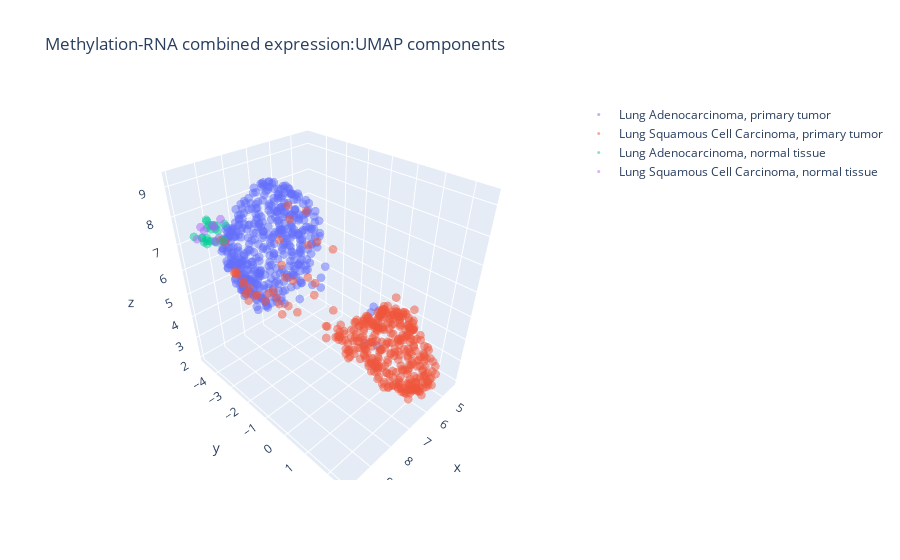

Write notebook code for a chart like this one.
### Code cell
# short exploratory
# 1. dimension reduction
# 2. plot the differential targets


red = 'UMAP'
reduceR = UMAP(n_components=3, random_state=323, n_neighbors=50) #UMAP(n_components=3)
reduceR.fit(RNA_Meth_joined.loc[:, rnameth_cols])


fig = go.Figure(layout={'title': 'Methylation-RNA combined expression:'+red+' components'})
# Configure the trace.
reduceD = reduceR.transform(RNA_Meth_joined.loc[(RNA_Meth_joined['Diagnosis']=='Lung Adenocarcinoma') & 
                                      (RNA_Meth_joined['Sample Type']=='Primary Tumor'), rnameth_cols])
fig.add_trace(go.Scatter3d(
    x=reduceD[:,0],  # <-- Put your data instead
    y=reduceD[:,1],  # <-- Put your data instead
    z=reduceD[:,2],  # <-- Put your data instead
    mode='markers',
    marker={
        'size': 3,
        'opacity': 0.5,
    },
    name='Lung Adenocarcinoma, primary tumor'
)
)

reduceD = reduceR.transform(RNA_Meth_joined.loc[(RNA_Meth_joined['Diagnosis']=='Lung Squamous Cell Carcinoma') & 
                                      (RNA_Meth_joined['Sample Type']=='Primary Tumor'), rnameth_cols])
fig.add_trace(go.Scatter3d(
    x=reduceD[:,0],  # <-- Put your data instead
    y=reduceD[:,1],  # <-- Put your data instead
    z=reduceD[:,2],  # <-- Put your data instead
    mode='markers',
    marker={
        'size': 3,
        'opacity': 0.5,
    },
    name='Lung Squamous Cell Carcinoma, primary tumor'
)
)

reduceD = reduceR.transform(RNA_Meth_joined.loc[(RNA_Meth_joined['Diagnosis']=='Lung Adenocarcinoma') & 
                                      (RNA_Meth_joined['Sample Type']=='Solid Tissue Normal'), rnameth_cols])
fig.add_trace(go.Scatter3d(
    x=reduceD[:,0],  # <-- Put your data instead
    y=reduceD[:,1],  # <-- Put your data instead
    z=reduceD[:,2],  # <-- Put your data instead
    mode='markers',
    marker={
        'size': 3,
        'opacity': 0.5,
    },
    name='Lung Adenocarcinoma, normal tissue'
)
)

reduceD = reduceR.transform(RNA_Meth_joined.loc[(RNA_Meth_joined['Diagnosis']=='Lung Squamous Cell Carcinoma') & 
                                      (RNA_Meth_joined['Sample Type']=='Solid Tissue Normal'), rnameth_cols])
fig.add_trace(go.Scatter3d(
    x=reduceD[:,0],  # <-- Put your data instead
    y=reduceD[:,1],  # <-- Put your data instead
    z=reduceD[:,2],  # <-- Put your data instead
    mode='markers',
    marker={
        'size': 3,
        'opacity': 0.5,
    },
    name='Lung Squamous Cell Carcinoma, normal tissue'
)
)


# Configure the layout.
layout = go.Layout(
    margin={'l': 0, 'r': 0, 'b': 0, 't': 0}
)
plotly.offline.iplot(fig)

### Figure 1 — Plotly figure (JSON) as saved in the notebook; plotly's stock layout.template omitted (floating-point values rounded to 4 significant figures; data arrays with more than 128 entries replaced by an {"elided": "..."} marker saying what was removed)
{"data": [{"marker": {"opacity": 0.5, "size": 3}, "mode": "markers", "name": "Lung Adenocarcinoma, primary tumor", "type": "scatter3d", "x": {"elided": "451 float values"}, "y": {"elided": "451 float values"}, "z": {"elided": "451 float values"}}, {"marker": {"opacity": 0.5, "size": 3}, "mode": "markers", "name": "Lung Squamous Cell Carcinoma, primary tumor", "type": "scatter3d", "x": {"elided": "367 float values"}, "y": {"elided": "367 float values"}, "z": {"elided": "367 float values"}}, {"marker": {"opacity": 0.5, "size": 3}, "mode": "markers", "name": "Lung Adenocarcinoma, normal tissue", "type": "scatter3d", "x": [9.368, 9.054, 8.879, 9.394, 9.123, 9.188, 9.347, 9.469, 9.588, 9.007, 8.781, 9.264, 9.277, 9.451, 9.361, 8.857, 9.071, 8.999, 9.085, 9.427, 8.846], "y": [-4.11, -4.425, -4.135, -4.318, -4.403, -4.521, -4.371, -4.443, -4.76, -4.389, -4.569, -4.258, -3.921, -4.402, -4.337, -3.989, -4.68, -4.258, -4.69, -4.53, -4.611], "z": [7.194, 7.524, 7.017, 7.014, 7.426, 7.454, 7.092, 7.224, 7.182, 7.53, 7.195, 7.685, 7.184, 7.074, 7.203, 7.671, 7.6, 7.561, 7.647, 7.169, 7.252]}, {"marker": {"opacity": 0.5, "size": 3}, "mode": "markers", "name": "Lung Squamous Cell Carcinoma, normal tissue", "type": "scatter3d", "x": [9.436, 9.288, 9.515, 9.081, 9.057, 8.83, 8.933], "y": [-4.493, -4.574, -4.727, -4.325, -4.284, -4.217, -4.605], "z": [7.584, 7.362, 7.081, 6.974, 7.528, 7.752, 7.425]}], "layout": {"title": {"text": "Methylation-RNA combined expression:UMAP components"}}}
